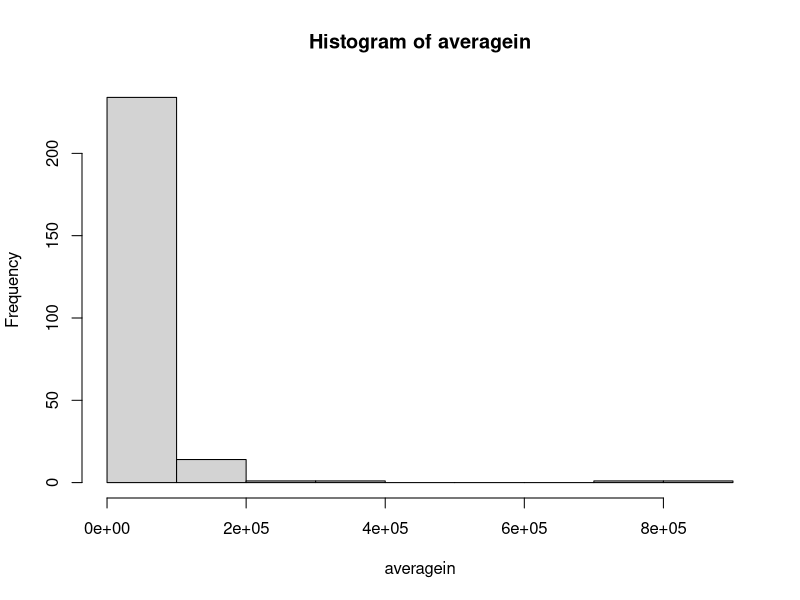
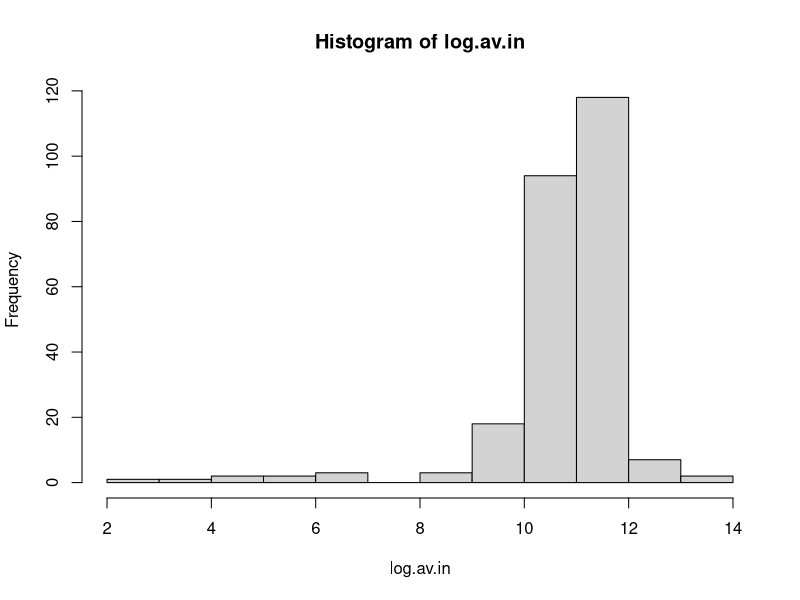
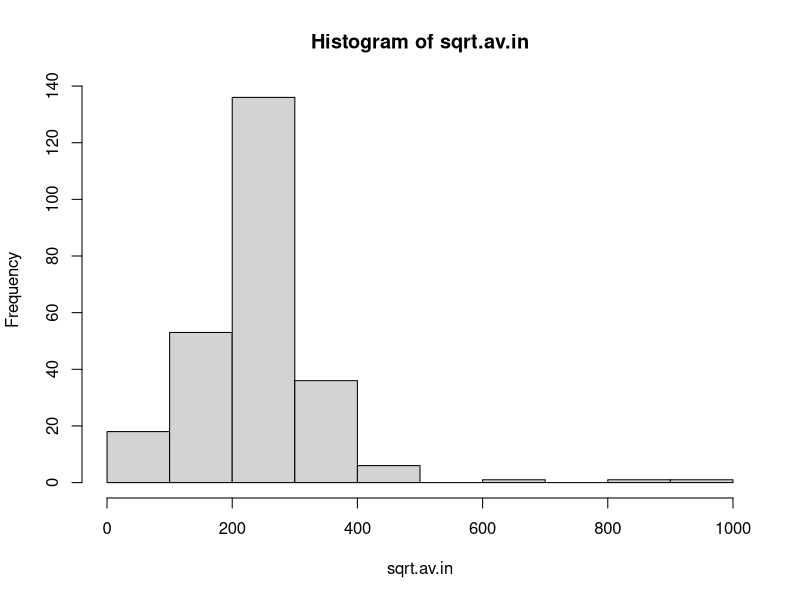
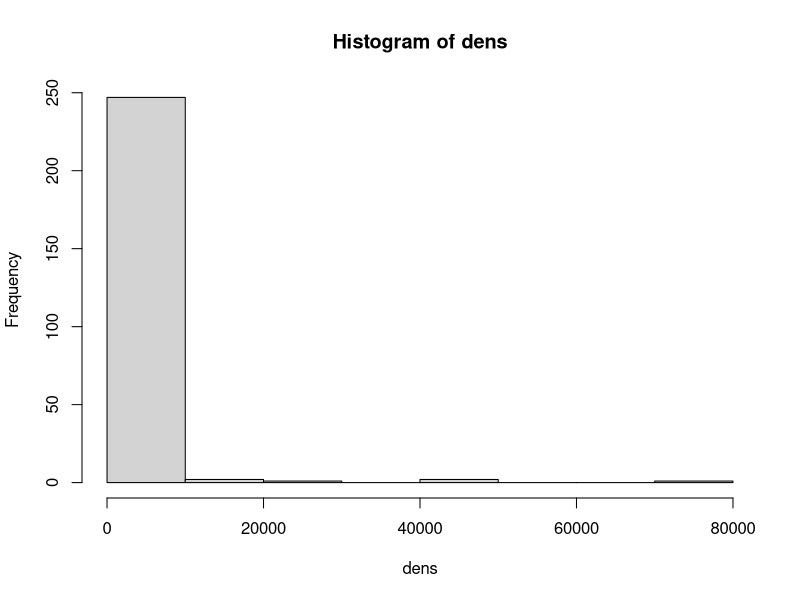
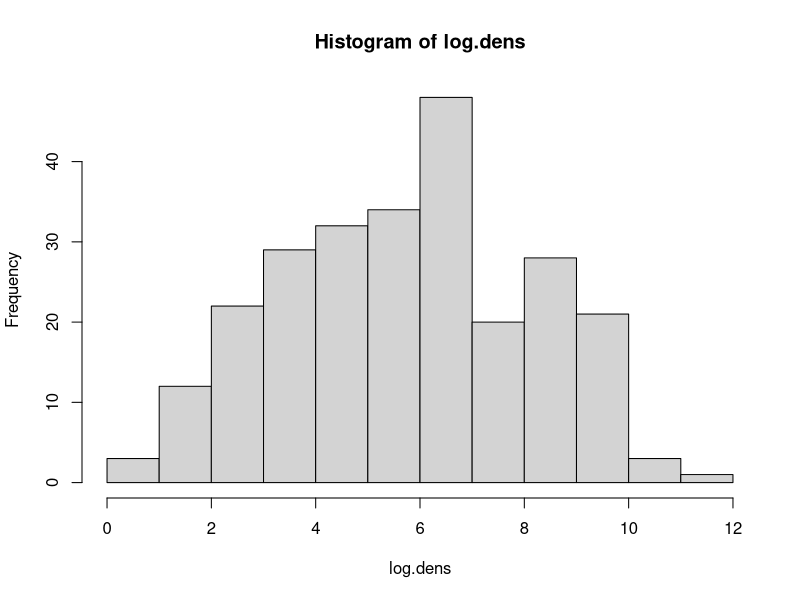
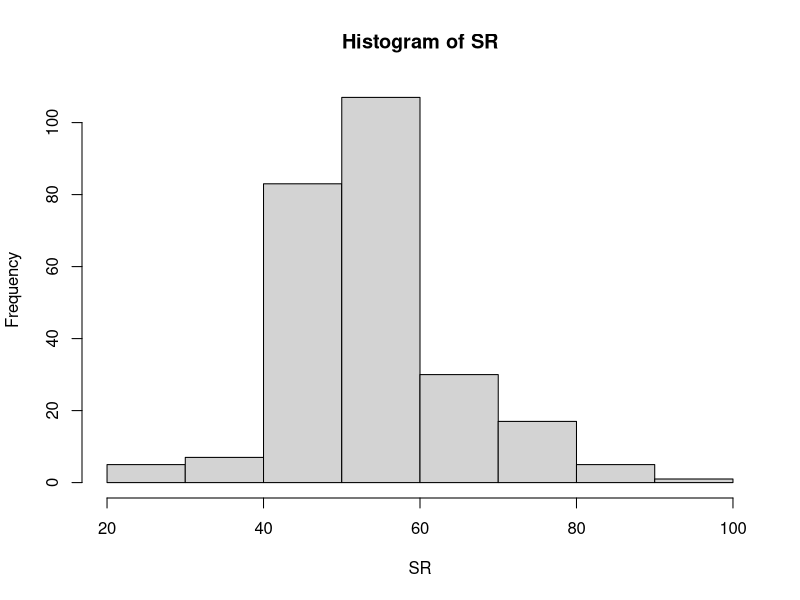
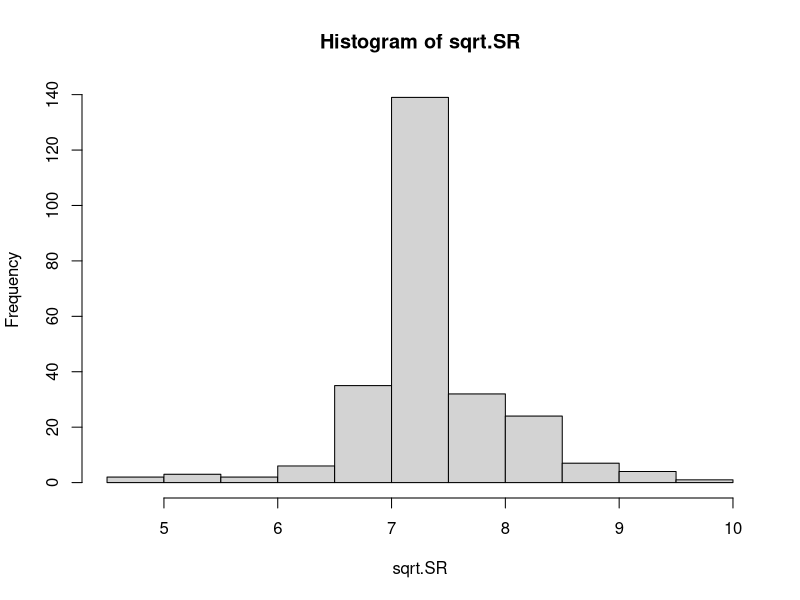
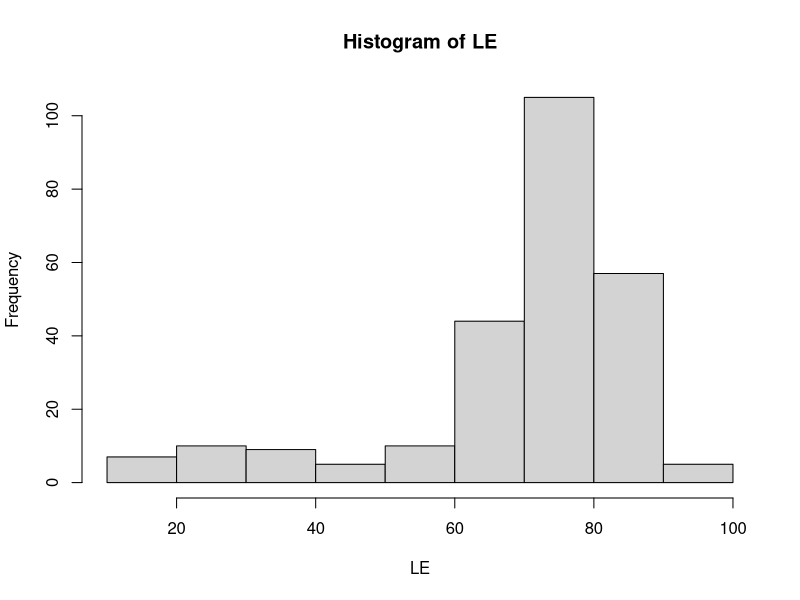

These charts were generated, in order, by the following R code:
## 958 final project
## R script to clean data and run analyses
## Luke Watson 
## Jacob Wilson
## 
## init: 10/16/24



# load libraries ----------------------------------------------------------

library(tidyverse)
library(readxl) # read xlsx files
library(haven)
library(lme4)
library(MASS)

# load and view data ------------------------------------------------------

LHS_wide <- read_xlsx("data/Final Project Data_wide.xlsx")
LHS_long <- read_xlsx("data/Final Project Data_long.xlsx")
attach(LHS_long)

# take a look at variables with colnames, str, and summary
colnames(LHS_long)
str(LHS_long) # variable types
summary(LHS_long)

# Cluster Analysis? -------------------------------------------------------


# no factors, if we want to use any of these categorical vars like sex, gender, etc.
# need to be turned into factors and effect coded


# Variables Checks-------------------------------------------------------
#Income
hist(averagein) #pretty bad

log.av.in <- log(averagein)
sqrt.av.in <- sqrt(averagein)

hist(log.av.in)
hist(sqrt.av.in)
  #shit bro, i guess sqrt?

#Density
hist(dens) #oof

log.dens <- log(dens)

hist(log.dens)
  #looks good

#Sex Ratio
hist(SR) #not bad

sqrt.SR <- sqrt(SR)

hist(sqrt.SR) #slightly better? may be unnecessary

#Life Expectancy
hist(LE)

sq.LE <- LE*LE

hist(sq.LE) #not bad

#Mixed models had trouble converging, I tried normalizing to fix
mean(sqrt.av.in, na.rm = T)
sd(sqrt.av.in, na.rm = T)
mean(log.dens, na.rm = T)
sd(log.dens, na.rm = T)
mean(sqrt.SR, na.rm = T)
sd(sqrt.SR, na.rm = T)
mean(sq.LE, na.rm = T)
sd(sq.LE, na.rm = T)

z.t.in <- (sqrt.av.in-241.8432)/103.3245
z.t.dens <- (log.dens-5.74259)/2.335453
z.t.SR <- (sqrt.SR-7.333837)/0.6604219
z.t.LE <- (sq.LE-5515.567)/2013.024

# Linear Analysis ---------------------------------------------------------

modellm <- lm(DDk~sqrt.av.in+log.dens+sqrt.SR+sq.LE, data=LHS_long)
summary(modellm)

modellmer <- lmer(DDk~sqrt.av.in+log.dens+sqrt.SR+sq.LE+(1|ResponseId), data=LHS_long)
  #repored error about being on very different scales, tried running a second after normalizing
modelzlmer <- lmer(DDk~z.t.in+z.t.dens+z.t.SR+z.t.LE+(1|ResponseId), data=LHS_long)
  #didn't help

# Generalized Linear Analysis ---------------------------------------------

modelglmer <- glmer(DDk~sqrt.av.in+log.dens+sqrt.SR+sq.LE+(1|ResponseId), data=LHS_long, family=Gamma(link="log"))
  #"error in predictor variables, consider rescaling", z-score variables? centering?
modelzglmer <- glmer(DDk~z.t.in+z.t.dens+z.t.SR+z.t.LE+(1|ResponseId), data=LHS_long, family=Gamma(link="log"))
  #didn't help
# Bayesian Analysis? ------------------------------------------------------


